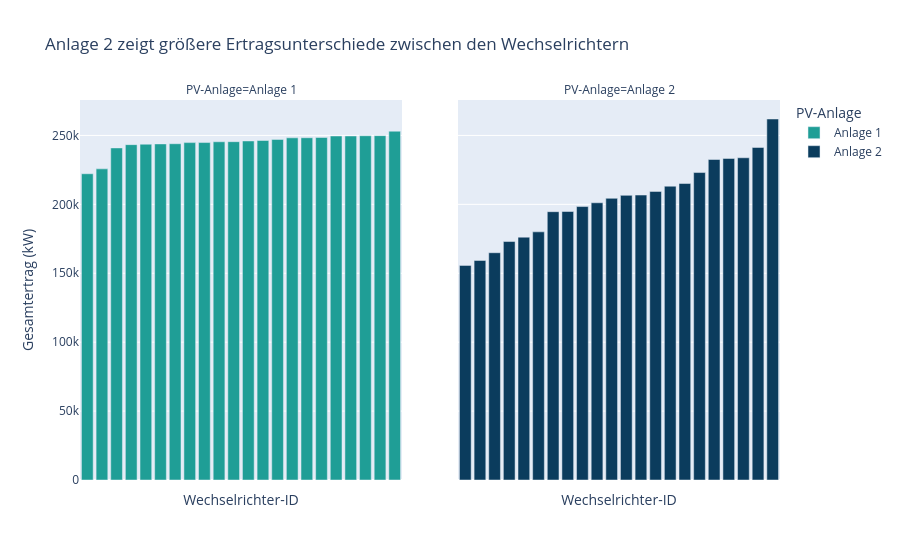

The notebook cell saved with this chart:
### Code cell
# Gesamtertrag der Wechselrichter übersichtlich darstellen

fig = px.bar(
    wechselrichter_diagramm_df,
    x="wechselrichter_id",
    y="ertrag_gesamt",
    color="anlage",
    color_discrete_map=FARBEN,
    facet_col="anlage",
    facet_col_spacing=0.08,
    title="Anlage 2 zeigt größere Ertragsunterschiede zwischen den Wechselrichtern",
    labels={
        "wechselrichter_id": "Wechselrichter-ID",
        "ertrag_gesamt": "Gesamtertrag (kW)",
        "anlage": "PV-Anlage"
    },
    hover_data={
        "wechselrichter_id": True,
        "ertrag_gesamt": ":.2f",
        "abweichung_prozent": ":.2f"
    }
)

# Für jede Anlage eine eigene X-Achse verwenden
fig.update_xaxes(
    matches=None,
    showticklabels=False
)

fig.show()

### Figure 1 — Plotly figure (JSON) as saved in the notebook; plotly's stock layout.template omitted (floating-point values rounded to 4 significant figures)
{"data": [{"customdata": [[-9.15], [-7.7], [-1.49], [-0.51], [-0.38], [-0.3], [-0.24], [0.09], [0.11], [0.33], [0.37], [0.58], [0.71], [1.04], [1.51], [1.53], [1.62], [2.05], [2.06], [2.13], [2.16], [3.48]], "hovertemplate": "PV-Anlage=Anlage 1<br>Wechselrichter-ID=%{x}<br>Gesamtertrag (kW)=%{y:.2f}<br>abweichung_prozent=%{customdata[0]:.2f}<extra></extra>", "legendgroup": "Anlage 1", "marker": {"color": "#1F9E96", "pattern": {"shape": ""}}, "name": "Anlage 1", "orientation": "v", "showlegend": true, "textposition": "auto", "type": "bar", "x": ["bvBOhCH3iADSZry", "1BY6WEcLGh8j5v7", "ih0vzX44oOqAx2f", "z9Y9gH1T5YWrNuG", "ZoEaEvLYb1n2sOq", "7JYdWkrLSPkdwr4", "zBIq5rxdHJRwDNY", "WRmjgnKYAwPKWDb", "sjndEbLyjtCKgGv", "rGa61gmuvPhdLxV", "YxYtjZvoooNbGkE", "wCURE6d3bPkepu2", "pkci93gMrogZuBj", "zVJPv84UY57bAof", "iCRJl6heRkivqQ3", "uHbuxQJl8lW7ozc", "ZnxXDlPa8U1GXgE", "3PZuoBAID5Wc2HD", "McdE0feGgRqW7Ca", "VHMLBKoKgIrUVDU", "1IF53ai7Xc0U56Y", "adLQvlD726eNBSB"], "xaxis": "x", "y": [222200.0, 225800.0, 240900.0, 243300.0, 243600.0, 243900.0, 244000.0, 244800.0, 244800.0, 245400.0, 245500.0, 246000.0, 246300.0, 247100.0, 248300.0, 248300.0, 248600.0, 249600.0, 249600.0, 249800.0, 249900.0, 253100.0], "yaxis": "y"}, {"customdata": [[-23.52], [-21.76], [-19.01], [-15.02], [-13.46], [-11.57], [-4.39], [-4.32], [-2.56], [-1.21], [0.37], [1.43], [1.54], [2.84], [4.69], [5.65], [9.56], [14.21], [14.59], [14.82], [18.5], [28.64]], "hovertemplate": "PV-Anlage=Anlage 2<br>Wechselrichter-ID=%{x}<br>Gesamtertrag (kW)=%{y:.2f}<br>abweichung_prozent=%{customdata[0]:.2f}<extra></extra>", "legendgroup": "Anlage 2", "marker": {"color": "#0B3C5D", "pattern": {"shape": ""}}, "name": "Anlage 2", "orientation": "v", "showlegend": true, "textposition": "auto", "type": "bar", "x": ["Et9kgGMDl729KT4", "Quc1TzYxW2pYoWX", "LYwnQax7tkwH5Cb", "mqwcsP2rE7J0TFp", "rrq4fwE8jgrTyWY", "NgDl19wMapZy17u", "IQ2d7wF4YD8zU1Q", "xMbIugepa2P7lBB", "9kRcWv60rDACzjR", "81aHJ1q11NBPMrL", "oZZkBaNadn6DNKz", "LlT2YUhhzqhg5Sw", "xoJJ8DcxJEcupym", "V94E5Ben1TlhnDV", "q49J1IKaHRwDQnt", "PeE6FRyGXUgsRhN", "WcxssY2VbP4hApt", "vOuJvMaM2sgwLmb", "Qf4GUc1pJu5T6c6", "oZ35aAeoifZaQzV", "Mx2yZCDsyf6DPfv", "4UPUqMRk7TRMgml"], "xaxis": "x2", "y": [155700.0, 159300.0, 164900.0, 173000.0, 176200.0, 180100.0, 194700.0, 194800.0, 198400.0, 201100.0, 204400.0, 206500.0, 206700.0, 209400.0, 213200.0, 215100.0, 223100.0, 232500.0, 233300.0, 233800.0, 241300.0, 261900.0], "yaxis": "y2"}], "layout": {"annotations": [{"font": {}, "showarrow": false, "text": "PV-Anlage=Anlage 1", "x": 0.23, "xanchor": "center", "xref": "paper", "y": 1, "yanchor": "bottom", "yref": "paper"}, {"font": {}, "showarrow": false, "text": "PV-Anlage=Anlage 2", "x": 0.77, "xanchor": "center", "xref": "paper", "y": 1, "yanchor": "bottom", "yref": "paper"}], "barmode": "relative", "legend": {"title": {"text": "PV-Anlage"}, "tracegroupgap": 0}, "title": {"text": "Anlage 2 zeigt größere Ertragsunterschiede zwischen den Wechselrichtern"}, "xaxis": {"anchor": "y", "domain": [0, 0.46], "showticklabels": false, "title": {"text": "Wechselrichter-ID"}}, "xaxis2": {"anchor": "y2", "domain": [0.54, 1], "showticklabels": false, "title": {"text": "Wechselrichter-ID"}}, "yaxis": {"anchor": "x", "domain": [0, 1], "title": {"text": "Gesamtertrag (kW)"}}, "yaxis2": {"anchor": "x2", "domain": [0, 1], "matches": "y", "showticklabels": false}}}
